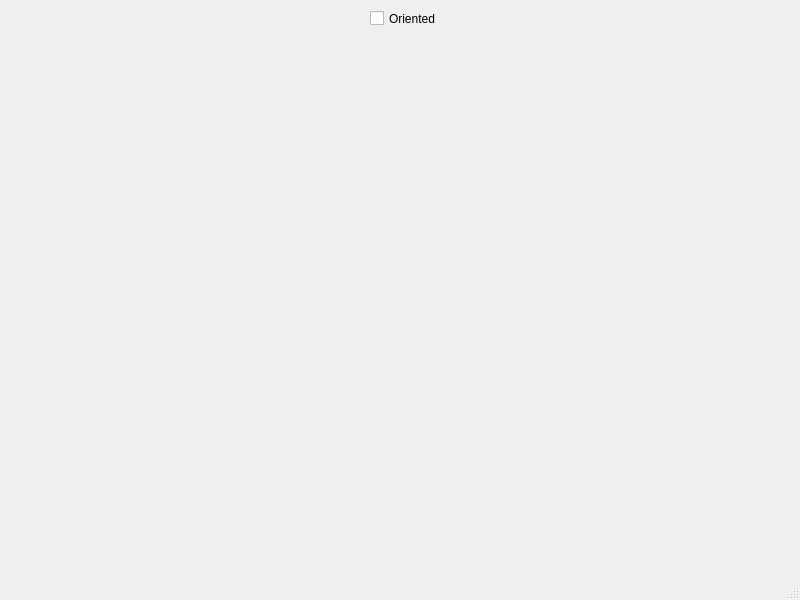
<?xml version="1.0" encoding="UTF-8"?>
<ui version="4.0">
 <class>MainWindow</class>
 <widget class="QMainWindow" name="MainWindow">
  <property name="geometry">
   <rect>
    <x>0</x>
    <y>0</y>
    <width>800</width>
    <height>600</height>
   </rect>
  </property>
  <property name="windowTitle">
   <string>MainWindow</string>
  </property>
  <widget class="QWidget" name="centralwidget">
   <widget class="QCheckBox" name="checkBox">
    <property name="geometry">
     <rect>
      <x>370</x>
      <y>10</y>
      <width>91</width>
      <height>17</height>
     </rect>
    </property>
    <property name="text">
     <string>Oriented</string>
    </property>
   </widget>
  </widget>
  <widget class="QMenuBar" name="menubar">
   <property name="geometry">
    <rect>
     <x>0</x>
     <y>0</y>
     <width>800</width>
     <height>17</height>
    </rect>
   </property>
  </widget>
  <widget class="QStatusBar" name="statusbar"/>
 </widget>
 <resources/>
 <connections/>
</ui>
